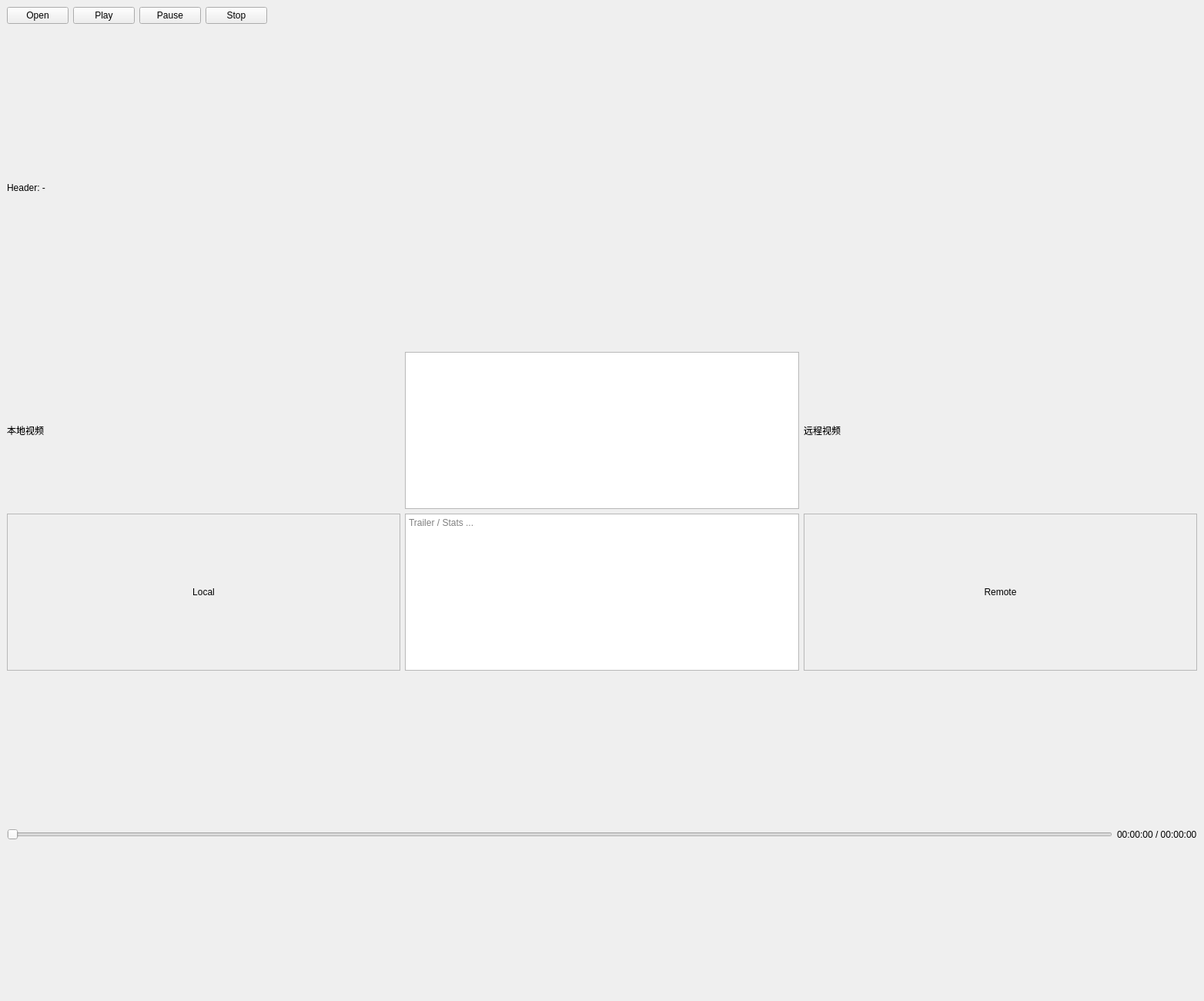
<?xml version="1.0" encoding="UTF-8"?>
<ui version="4.0">
 <class>LogMainWindow</class>
 <widget class="QMainWindow" name="LogMainWindow">
  <property name="geometry">
   <rect>
    <x>0</x>
    <y>0</y>
    <width>1564</width>
    <height>1300</height>
   </rect>
  </property>
  <property name="sizePolicy">
   <sizepolicy hsizetype="Expanding" vsizetype="Expanding">
    <horstretch>0</horstretch>
    <verstretch>0</verstretch>
   </sizepolicy>
  </property>
  <property name="minimumSize">
   <size>
    <width>800</width>
    <height>600</height>
   </size>
  </property>
  <property name="windowTitle">
   <string>Meeting Recording Player (.mtr)</string>
  </property>
  <widget class="QWidget" name="centralWidget">
   <layout class="QVBoxLayout" name="verticalLayout" stretch="0,0,0,0">
    <item>
     <layout class="QHBoxLayout" name="hButtons">
      <item>
       <widget class="QPushButton" name="btnOpen">
        <property name="text">
         <string>Open</string>
        </property>
       </widget>
      </item>
      <item>
       <widget class="QPushButton" name="btnPlay">
        <property name="text">
         <string>Play</string>
        </property>
       </widget>
      </item>
      <item>
       <widget class="QPushButton" name="btnPause">
        <property name="text">
         <string>Pause</string>
        </property>
       </widget>
      </item>
      <item>
       <widget class="QPushButton" name="btnStop">
        <property name="text">
         <string>Stop</string>
        </property>
       </widget>
      </item>
      <item>
       <spacer name="spacer">
        <property name="orientation">
         <enum>Qt::Horizontal</enum>
        </property>
        <property name="sizeHint" stdset="0">
         <size>
          <width>40</width>
          <height>20</height>
         </size>
        </property>
       </spacer>
      </item>
     </layout>
    </item>
    <item>
     <layout class="QHBoxLayout" name="hMeta">
      <item>
       <widget class="QLabel" name="lblHeader">
        <property name="text">
         <string>Header: -</string>
        </property>
        <property name="textFormat">
         <enum>Qt::PlainText</enum>
        </property>
       </widget>
      </item>
     </layout>
    </item>
    <item>
     <layout class="QHBoxLayout" name="hSplit">
      <item>
       <layout class="QVBoxLayout" name="leftPane">
        <item>
         <widget class="QLabel" name="capLocal">
          <property name="sizePolicy">
           <sizepolicy hsizetype="Preferred" vsizetype="Preferred">
            <horstretch>0</horstretch>
            <verstretch>0</verstretch>
           </sizepolicy>
          </property>
          <property name="text">
           <string>本地视频</string>
          </property>
         </widget>
        </item>
        <item>
         <widget class="QLabel" name="videoLocalLabel">
          <property name="minimumSize">
           <size>
            <width>0</width>
            <height>0</height>
           </size>
          </property>
          <property name="frameShape">
           <enum>QFrame::StyledPanel</enum>
          </property>
          <property name="text">
           <string>Local</string>
          </property>
          <property name="alignment">
           <set>Qt::AlignCenter</set>
          </property>
         </widget>
        </item>
       </layout>
      </item>
      <item>
       <layout class="QVBoxLayout" name="midPane">
        <item>
         <widget class="QListWidget" name="listText">
          <property name="sizePolicy">
           <sizepolicy hsizetype="Preferred" vsizetype="Preferred">
            <horstretch>0</horstretch>
            <verstretch>0</verstretch>
           </sizepolicy>
          </property>
          <property name="minimumSize">
           <size>
            <width>0</width>
            <height>0</height>
           </size>
          </property>
         </widget>
        </item>
        <item>
         <widget class="QTextEdit" name="txtTrailer">
          <property name="sizePolicy">
           <sizepolicy hsizetype="Preferred" vsizetype="Preferred">
            <horstretch>0</horstretch>
            <verstretch>0</verstretch>
           </sizepolicy>
          </property>
          <property name="readOnly">
           <bool>true</bool>
          </property>
          <property name="placeholderText">
           <string>Trailer / Stats ...</string>
          </property>
         </widget>
        </item>
       </layout>
      </item>
      <item>
       <layout class="QVBoxLayout" name="rightPane">
        <item>
         <widget class="QLabel" name="capRemote">
          <property name="text">
           <string>远程视频</string>
          </property>
         </widget>
        </item>
        <item>
         <widget class="QLabel" name="videoRemoteLabel">
          <property name="minimumSize">
           <size>
            <width>0</width>
            <height>0</height>
           </size>
          </property>
          <property name="frameShape">
           <enum>QFrame::StyledPanel</enum>
          </property>
          <property name="text">
           <string>Remote</string>
          </property>
          <property name="alignment">
           <set>Qt::AlignCenter</set>
          </property>
         </widget>
        </item>
       </layout>
      </item>
     </layout>
    </item>
    <item>
     <layout class="QHBoxLayout" name="hControls">
      <item>
       <widget class="QSlider" name="slider">
        <property name="orientation">
         <enum>Qt::Horizontal</enum>
        </property>
       </widget>
      </item>
      <item>
       <widget class="QLabel" name="lblTime">
        <property name="text">
         <string>00:00:00 / 00:00:00</string>
        </property>
       </widget>
      </item>
     </layout>
    </item>
   </layout>
  </widget>
 </widget>
 <resources/>
 <connections/>
</ui>
